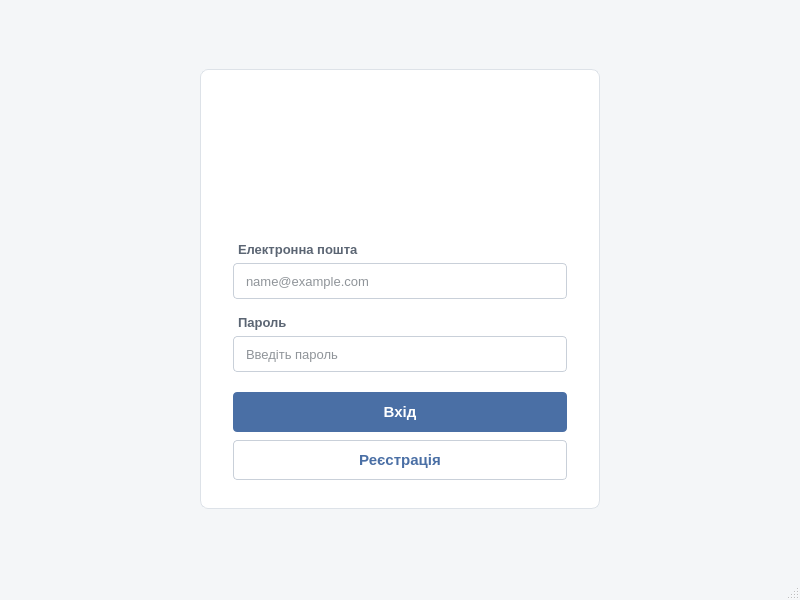
<?xml version="1.0" encoding="UTF-8"?>
<ui version="4.0">
 <class>MainWindow</class>
 <widget class="QMainWindow" name="MainWindow">
  <property name="geometry">
   <rect>
    <x>0</x>
    <y>0</y>
    <width>800</width>
    <height>600</height>
   </rect>
  </property>
  <property name="windowTitle">
   <string>Оренда авто</string>
  </property>
  <property name="windowIcon">
   <iconset resource="resources.qrc">
    <normaloff>:/img/logo.png</normaloff>:/img/logo.png</iconset>
  </property>
  <property name="styleSheet">
   <string notr="true">
QWidget { font-family: &quot;Segoe UI&quot;; font-size: 10pt; color: #1F2933; }
QMainWindow, QWidget#centralwidget { background: #F4F6F8; }
QMenuBar, QStatusBar { background: #F4F6F8; border: none; }

/* ---- Картка входу ---- */
QFrame#frame { background: #FFFFFF; border: 1px solid #DDE2E8; border-radius: 8px; }
QFrame#frame QLabel { background: transparent; border: none; }
QLabel#label, QLabel#label_2 { color: #5B6573; font-weight: 600; padding-left: 2px; }

/* ---- Поля ---- */
QLineEdit {
    background: #FFFFFF; border: 1px solid #C9D0D9; border-radius: 4px;
    padding: 7px 10px; min-height: 20px; selection-background-color: #4A6FA5;
}
QLineEdit:hover { border-color: #A9B8CC; }
QLineEdit:focus { border-color: #4A6FA5; }

/* ---- Кнопка входу ---- */
QPushButton#pushButton {
    background: #4A6FA5; color: #FFFFFF; border: none; border-radius: 4px;
    padding: 9px 14px; font-size: 11pt; font-weight: 600;
}
QPushButton#pushButton:hover   { background: #3F5F8F; }
QPushButton#pushButton:pressed { background: #34507A; }
QPushButton#pushButton:disabled { background: #A9B8CC; }

/* ---- Кнопка реєстрації ---- */
QPushButton#btnRegister {
    background: #FFFFFF; color: #4A6FA5; border: 1px solid #C9D0D9; border-radius: 4px;
    padding: 9px 14px; font-size: 11pt; font-weight: 600;
}
QPushButton#btnRegister:hover   { background: #EEF3FA; border-color: #A9B8CC; }
QPushButton#btnRegister:pressed { background: #DFE7F2; }
</string>
  </property>
  <widget class="QWidget" name="centralwidget">
   <layout class="QGridLayout" name="gridLayout">
    <item row="0" column="0">
     <widget class="QFrame" name="frame">
      <property name="minimumSize">
       <size>
        <width>400</width>
        <height>440</height>
       </size>
      </property>
      <property name="maximumSize">
       <size>
        <width>400</width>
        <height>440</height>
       </size>
      </property>
      <property name="frameShape">
       <enum>QFrame::Shape::NoFrame</enum>
      </property>
      <layout class="QVBoxLayout" name="mainFrameLayout">
       <property name="spacing">
        <number>0</number>
       </property>
       <property name="leftMargin">
        <number>32</number>
       </property>
       <property name="topMargin">
        <number>28</number>
       </property>
       <property name="rightMargin">
        <number>32</number>
       </property>
       <property name="bottomMargin">
        <number>28</number>
       </property>
       <item>
        <layout class="QHBoxLayout" name="logoContainer">
         <item>
          <spacer name="logoLeftSpacer">
           <property name="orientation">
            <enum>Qt::Orientation::Horizontal</enum>
           </property>
           <property name="sizeHint" stdset="0">
            <size>
             <width>30</width>
             <height>20</height>
            </size>
           </property>
          </spacer>
         </item>
         <item>
          <widget class="QLabel" name="logoLabel">
           <property name="minimumSize">
            <size>
             <width>120</width>
             <height>120</height>
            </size>
           </property>
           <property name="maximumSize">
            <size>
             <width>120</width>
             <height>120</height>
            </size>
           </property>
           <property name="text">
            <string/>
           </property>
           <property name="pixmap">
            <pixmap resource="resources.qrc">:/img/logo.png</pixmap>
           </property>
           <property name="scaledContents">
            <bool>true</bool>
           </property>
           <property name="alignment">
            <set>Qt::AlignmentFlag::AlignCenter</set>
           </property>
          </widget>
         </item>
         <item>
          <spacer name="logoRightSpacer">
           <property name="orientation">
            <enum>Qt::Orientation::Horizontal</enum>
           </property>
           <property name="sizeHint" stdset="0">
            <size>
             <width>30</width>
             <height>20</height>
            </size>
           </property>
          </spacer>
         </item>
        </layout>
       </item>
       <item>
        <spacer name="topSpacer">
         <property name="orientation">
          <enum>Qt::Orientation::Vertical</enum>
         </property>
         <property name="sizeType">
          <enum>QSizePolicy::Policy::Fixed</enum>
         </property>
         <property name="sizeHint" stdset="0">
          <size>
           <width>20</width>
           <height>24</height>
          </size>
         </property>
        </spacer>
       </item>
       <item>
        <layout class="QVBoxLayout" name="emailGroup">
         <property name="spacing">
          <number>6</number>
         </property>
         <item>
          <widget class="QLabel" name="label">
           <property name="text">
            <string>Електронна пошта</string>
           </property>
          </widget>
         </item>
         <item>
          <widget class="QLineEdit" name="emailInput">
           <property name="placeholderText">
            <string>name@example.com</string>
           </property>
          </widget>
         </item>
        </layout>
       </item>
       <item>
        <spacer name="midSpacer">
         <property name="orientation">
          <enum>Qt::Orientation::Vertical</enum>
         </property>
         <property name="sizeType">
          <enum>QSizePolicy::Policy::Fixed</enum>
         </property>
         <property name="sizeHint" stdset="0">
          <size>
           <width>20</width>
           <height>16</height>
          </size>
         </property>
        </spacer>
       </item>
       <item>
        <layout class="QVBoxLayout" name="passwordGroup">
         <property name="spacing">
          <number>6</number>
         </property>
         <item>
          <widget class="QLabel" name="label_2">
           <property name="text">
            <string>Пароль</string>
           </property>
          </widget>
         </item>
         <item>
          <widget class="QLineEdit" name="passwordInput">
           <property name="echoMode">
            <enum>QLineEdit::EchoMode::Password</enum>
           </property>
           <property name="placeholderText">
            <string>Введіть пароль</string>
           </property>
          </widget>
         </item>
        </layout>
       </item>
       <item>
        <spacer name="bottomSpacer">
         <property name="orientation">
          <enum>Qt::Orientation::Vertical</enum>
         </property>
         <property name="sizeType">
          <enum>QSizePolicy::Policy::Expanding</enum>
         </property>
         <property name="sizeHint" stdset="0">
          <size>
           <width>20</width>
           <height>24</height>
          </size>
         </property>
        </spacer>
       </item>
       <item>
        <widget class="QPushButton" name="pushButton">
         <property name="minimumSize">
          <size>
           <width>0</width>
           <height>40</height>
          </size>
         </property>
         <property name="cursor">
          <cursorShape>PointingHandCursor</cursorShape>
         </property>
         <property name="text">
          <string>Вхід</string>
         </property>
        </widget>
       </item>
       <item>
        <spacer name="buttonsGap">
         <property name="orientation">
          <enum>Qt::Orientation::Vertical</enum>
         </property>
         <property name="sizeType">
          <enum>QSizePolicy::Policy::Fixed</enum>
         </property>
         <property name="sizeHint" stdset="0">
          <size>
           <width>20</width>
           <height>8</height>
          </size>
         </property>
        </spacer>
       </item>
       <item>
        <widget class="QPushButton" name="btnRegister">
         <property name="minimumSize">
          <size>
           <width>0</width>
           <height>40</height>
          </size>
         </property>
         <property name="cursor">
          <cursorShape>PointingHandCursor</cursorShape>
         </property>
         <property name="text">
          <string>Реєстрація</string>
         </property>
        </widget>
       </item>
      </layout>
     </widget>
    </item>
   </layout>
  </widget>
  <widget class="QMenuBar" name="menubar">
   <property name="geometry">
    <rect>
     <x>0</x>
     <y>0</y>
     <width>800</width>
     <height>22</height>
    </rect>
   </property>
  </widget>
  <widget class="QStatusBar" name="statusbar"/>
 </widget>
 <tabstops>
  <tabstop>emailInput</tabstop>
  <tabstop>passwordInput</tabstop>
  <tabstop>pushButton</tabstop>
 </tabstops>
 <resources>
  <include location="resources.qrc"/>
 </resources>
 <connections/>
</ui>
